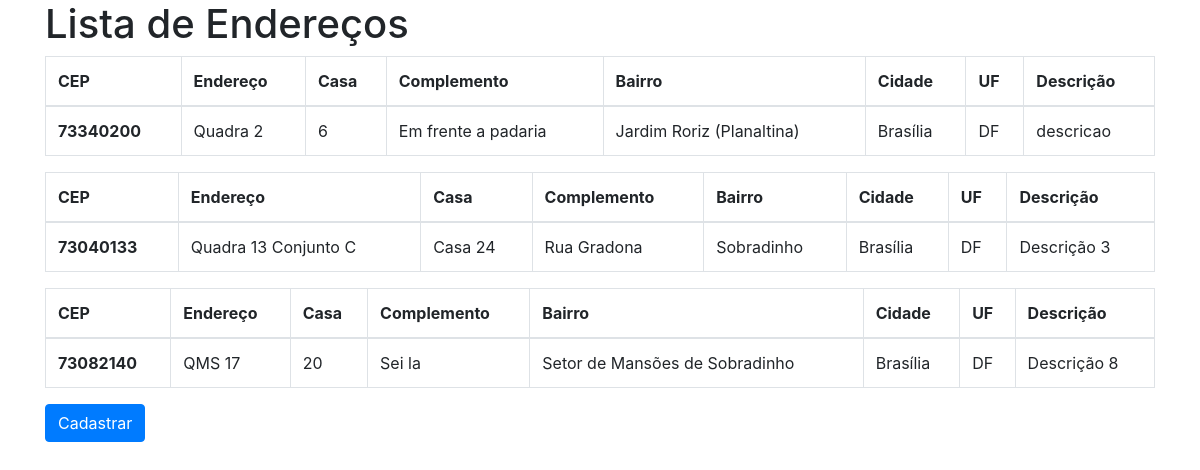
The page / on the database its author committed.
### address/models.py (models this page shows, shortened)
class Address(models.Model):
    cep = models.CharField(max_length=8)
    address = models.CharField(max_length=80)
    number = models.CharField(max_length=50)
    complement = models.CharField(max_length=1000, blank=True, null=True)
    neighborhood = models.CharField(max_length=255)
    city = models.CharField(max_length=255)
    uf = models.CharField(max_length=2)
    description = models.TextField(blank=True, null=True)

### address/views.py (the view)
# urls.py: path('', Index, name='index'),
def Index(request):
    address = Address.objects.all()
    return render(request, 'index.html', {'address': address})

### templates/index.html (shortened to what this page needs)
<!DOCTYPE html>
<html lang="en">
<head>
    <link rel="stylesheet" href="https://stackpath.bootstrapcdn.com/bootstrap/4.4.1/css/bootstrap.min.css">
</head>
<body>
<div class="container">
    <h1>Lista de Endereços</h1>
    {% for a in address %}
<table class="table table-bordered">
    <thead>
    <tr>
      <th scope="col">CEP</th>
      <th scope="col">Endereço</th>
      <th scope="col">Casa</th>
      <th scope="col">Complemento</th>
      <th scope="col">Bairro</th>
      <th scope="col">Cidade</th>
      <th scope="col">UF</th>
      <th scope="col">Descrição</th>
    </tr>
  </thead>
    <tbody>
    <tr>
      <th scope="row">{{ a.cep }}</th>
      <td>{{ a.address }}</td>
      <td>{{ a.number }}</td>
      <td>{{ a.complement }}</td>
      <td>{{ a.neighborhood }}</td>
      <td>{{ a.city }}</td>
      <td>{{ a.uf }}</td>
      <td>{{ a.description }}</td>
    </tr>
  </tbody>
</table>
    {% endfor %}
<a href="{% url 'AddressIndex' %}"><button class="btn btn-primary">Cadastrar</button></a>
</div>
</body>
</html>

### rows shown on the page
Address: cep "73340200", address "Quadra 2", number "6", complement "Em frente a padaria", neighborhood "Jardim Roriz (Planaltina)", city "Brasília", uf "DF", description "descricao"
Address: cep "73040133", address "Quadra 13 Conjunto C", number "Casa 24", complement "Rua Gradona", neighborhood "Sobradinho", city "Brasília", uf "DF", description "Descrição 3"
Address: cep "73082140", address "QMS 17", number "20", complement "Sei la", neighborhood "Setor de Mansões de Sobradinho", city "Brasília", uf "DF", description "Descrição 8"
